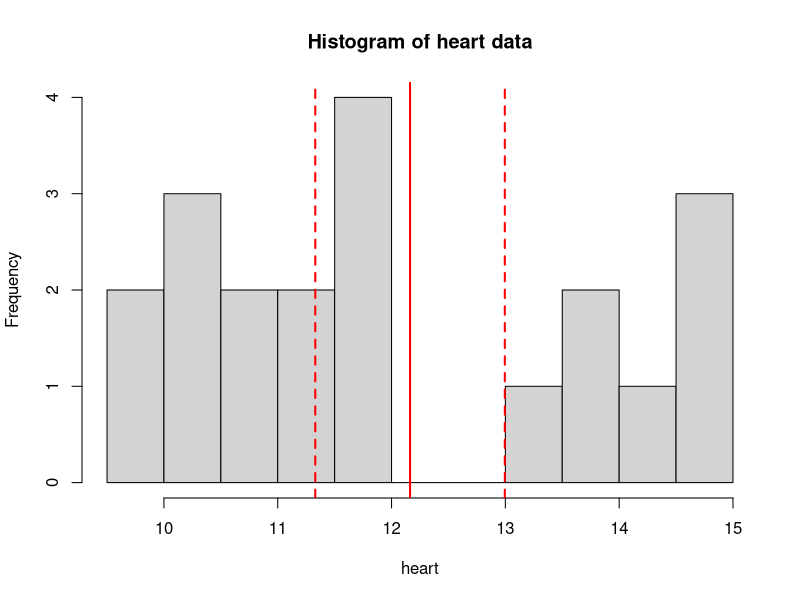
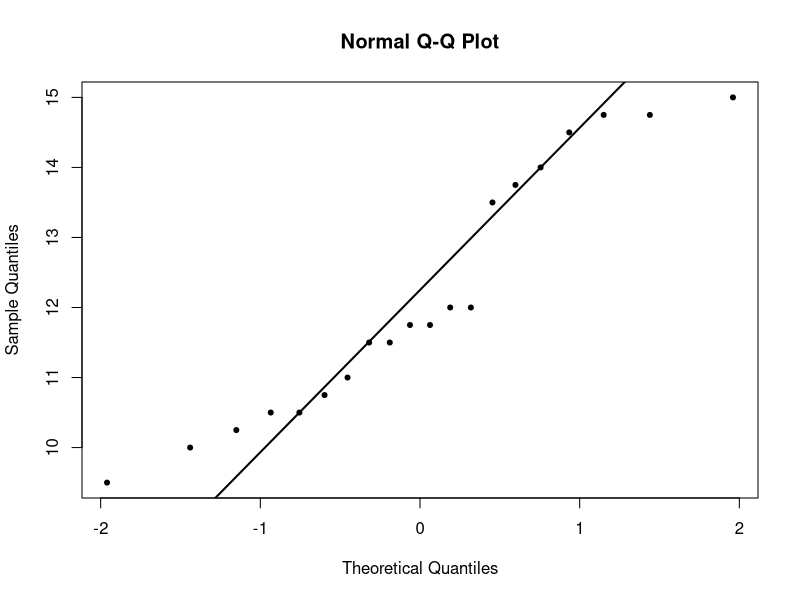
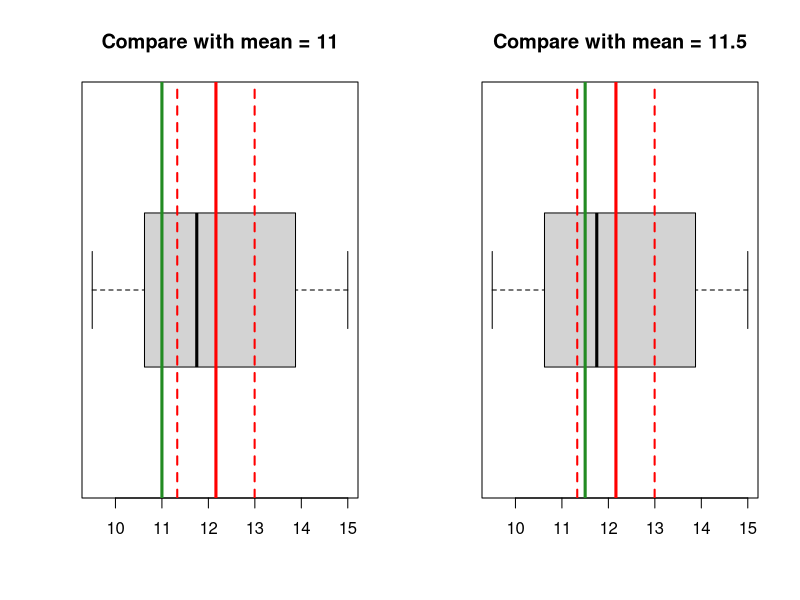

Recreate these plots in R, in order. (Note: this script raises an error after producing the figures.)
# t-test

# exercise 1 (heart) ----

heart <- c(11.5, 14.75, 13.75, 10.5, 14.75,
           13.5, 10.75, 9.5, 11.75, 12, 
           10.5, 11.75, 10, 14.5, 12, 
           11, 14, 15, 11.5, 10.25)

# 1a) ----
# compute the mean
sum_heart <- 11.5 + 14.75 + 13.75 + 10.5 + 14.75 + 
  13.5 + 10.75 + 9.5 + 11.75 + 12 + 
  10.5 + 11.75 + 10 + 14.5 + 12 + 
  11 + 14 + 15 + 11.5 + 10.25

n <- 20 # length(heart)

sum_heart
sum_heart/20

# formula: sum(heart)/length(heart)
mean(heart)  # 12.162


# 1b) ----
# standard deviation, 95% confidence interval

# formula (sd): sqrt(1/(n-1) * (sum(xi - xbar)^2))
# translate into format that R can understand:

n <- 20  # length(heart)
sqrt(1/(n-1) * (sum((heart - mean(heart))^2))) # be careful with brackets

sd(heart) # 1.779


# 95% CI (quantile from t-distribution)
# formula: CI = xbar +- t(n-1, alpha/2) * sd/sqrt(n)
# translate into format R can understand:

t025 <- qt(p = 0.025, df = n-1) # -2.09
t975 <- qt(p = 0.975, df = n-1) # 2.09
c(t025, t975) # symmetric around 0

ci_lower <- mean(heart) - t975 * sd(heart)/sqrt(20)
ci_upper <- mean(heart) + t975 * sd(heart)/sqrt(20)
c(ci_lower, ci_upper)


# verify by doing a one-sample t-test
# by default, it tests whether mean is 0
t.test(heart)


# 1c) ----
# visually check
# histogram
hist(heart, breaks = 10, main = 'Histogram of heart data')
abline(v = mean(heart), col = 'red', lwd = 2)
abline(v = c(ci_lower, ci_upper), col = 'red', lwd = 2,
       lty = 'dashed')

# qqplot 
qqnorm(heart, pch = 20)
qqline(heart, lwd = 2)



# boxplot 
par(mfrow = c(1, 2))
# compare with 11
boxplot(heart, horizontal = T, main = 'Compare with mean = 11')
abline(v = mean(heart), col = 'red', lwd = 3)
abline(v = c(ci_lower, ci_upper), col = 'red', lwd = 2,
       lty = 'dashed')
abline(v = 11, col = 'forestgreen', lwd = 3)


# compare with 11.5
boxplot(heart, horizontal = T, main = 'Compare with mean = 11.5')
abline(v = mean(heart), col = 'red', lwd = 3)
abline(v = c(ci_lower, ci_upper), col = 'red', lwd = 2,
       lty = 'dashed')
abline(v = 11.5, col = 'forestgreen', lwd = 3)



# 1d) ----
# H0: mu = 11; H1: mu != 11
t.test(heart, mu = 11, conf.level = 0.95)


# H0: mu = 11.5; H1: mu != 11.5
t.test(heart, mu = 11.5, conf.level = 0.95)




# ___________ ----
# exercise 2 (lung function) ----

lung_data <- read.csv('./lab/data/PEFH98-english.csv')

head(lung_data)


# 2a) ----
# mean height (standard deviation, 95% ci) for male, female
head(lung_data[, c('height', 'gender')], 10)

gender <- lung_data$gender

# height for female
height_f <- lung_data$height[gender == 'female']
# number of females
nf <- length(height_f)  # 54

mean(height_f) # 169.57
sd(height_f) # 5.69
# se_f <- sd(height_f)/sqrt(54) 0.774


# histogram for height_f
hist(height_f, main = 'Histogram of height (female)', xlab = 'Height (cm)')
abline(v = mean(height_f), lwd = 4, col = 'red')
abline(v = 167, lwd = 4, col = 'forestgreen')

# quantile for t distribution 
t975 <- qt(p = 0.975, df = nf-1) # 2.005

# 95% CI 
ci_upper_f <- mean(height_f) + t975 * sd(height_f)/sqrt(nf) # 171.1277
ci_lower_f <- mean(height_f) - t975 * sd(height_f)/sqrt(nf) # 168.0204
c(ci_lower_f, ci_upper_f)

# add CI on top of the plot  
abline(v = ci_lower_f, lwd = 2, col = 'red', lty = 'dashed')
abline(v = ci_upper_f, lwd = 2, col = 'red', lty = 'dashed')

# if my xbar is normally distributed,  
# why is t.test returning a CI based on t distribution?



# height for male 
height_m <- lung_data$height[gender == 'male']
# number of males
nm <- length(height_m)  # 52


mean(height_m) # 181.87
sd(height_m) # 5.67
# se_m <- sd(height_m)/sqrt(52) # 0.786

# find quantile for males (pay attention to df)
t975 <- qt(p = 0.975, df = nm-1) # 2.007
# 95% CI
ci_upper_m <- mean(height_m) + t975 * sd(height_m)/sqrt(nm) # 183.44
ci_lower_m <- mean(height_m) - t975 * sd(height_m)/sqrt(nm)  # 180.28
c(ci_lower_m, ci_upper_m)

# verify by t.test
t.test(height_m)

# 2b) ----

t.test(height_f, mu = 167)

# calculate by hand
t_stat <- (mean(height_f) - 167)/(sd(height_f)/sqrt(nf))
t_stat  # 3.323

# compare this with t distribution with nf-1 degrees of freedom
pval_twosided <- pt(q = t_stat, df = nf-1, lower.tail = F)*2
pval_twosided




# 2c) ----
# compare pefsit1, pefsit2 (paired t-test)

pefsit1 <- lung_data$pefsit1
pefsit2 <- lung_data$pefsit2
# hist(pefsit1)
# hist(pefsit2)

t.test(pefsit1, pefsit2, paired = T)

# alternatively, you can test whether the difference is equal to 0
diff_sit1_sit2 <- pefsit1 - pefsit2
t.test(diff_sit1_sit2, mu = 0)



# 2d) ----
# compare pefsitm, pefstam (paired t-test)
pefsitm <- lung_data$pefsitm
pefstam <- lung_data$pefstam


t.test(pefsitm, pefstam, paired = T)




# 2e) -----
# check assumption 

diff_sitm_stam <- pefsitm - pefstam
qqnorm(diff_sitm_stam, pch = 20)
qqline(diff_sitm_stam, col = 'red', lwd = 2)


# 2f) ----
# compare pefmean for two genders
# this is independent two samples t-test
# we need two variables: pefmean for men, pefmean for women

pefmean_f <- lung_data$pefmean[gender == 'female']
pefmean_m <- lung_data$pefmean[gender == 'male']

# you can visually spot whether there is a difference
# par(mfrow = c(1, 2))
hist(pefmean_f, main = 'pefmean (F)')
abline(v = mean(pefmean_f, na.rm = T), col = 'red', lwd = 2)
hist(pefmean_m, main = 'pefmean (M)')
abline(v = mean(pefmean_m), col = 'red', lwd = 2)

# two sample t-test 
t.test(pefmean_f, pefmean_m, paired = F)


# 2g) ----

# par(mfrow = c(1, 2))
qqnorm(pefmean_f, pch = 20, main = 'Q-Q plot: pefmean (F)')
qqline(pefmean_f, col = 'red', lwd = 2)

qqnorm(pefmean_m, pch = 20, main = 'Q-Q plot: pefmean (M)')
qqline(pefmean_m, col = 'red', lwd = 2)






